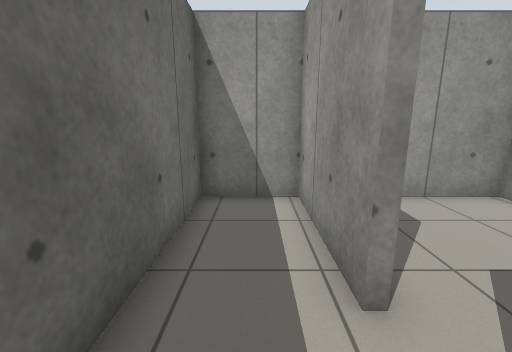
[1] (above)

12 first-person views from a walk through a world built for the Gazebo simulator. The camera is 1.1 m above the floor, tilts 12° down and sees 90° across. The floor is counted in squares, 0.5 m on a side. Each view is taken from the middle of a square. On the plan, view 1 faces up. The plan holds only what a view shows up to about 16 squares ahead; the rest is blank.

[2]
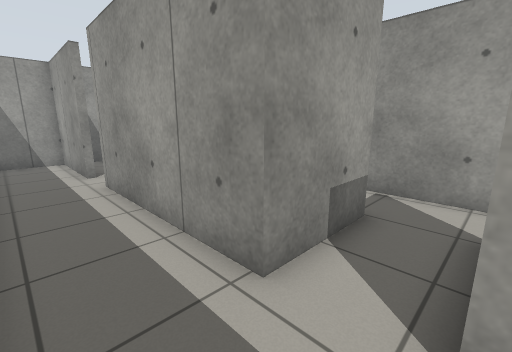

[3]
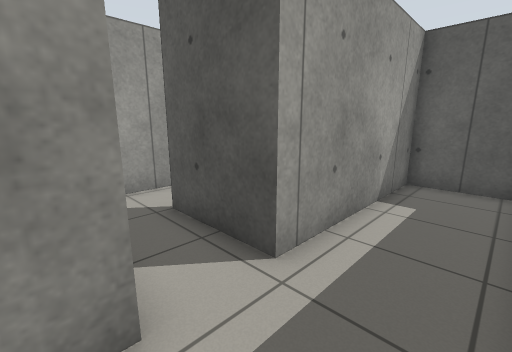

[4]
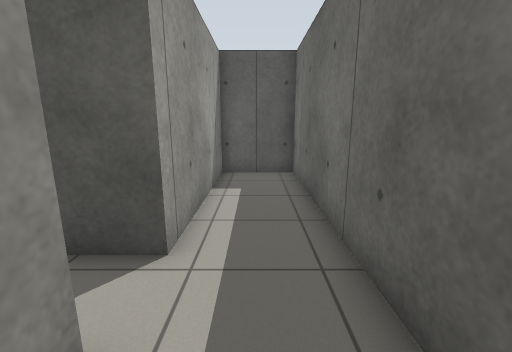

[5]
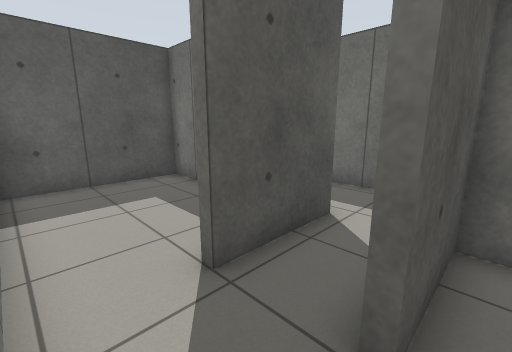

[6]
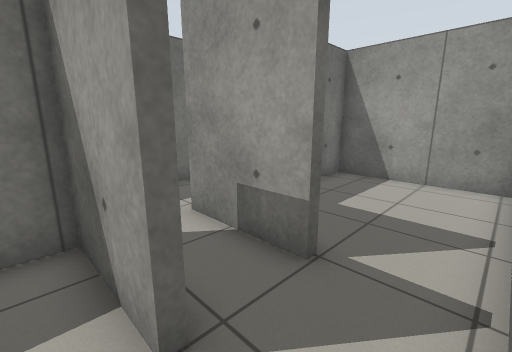

[7]
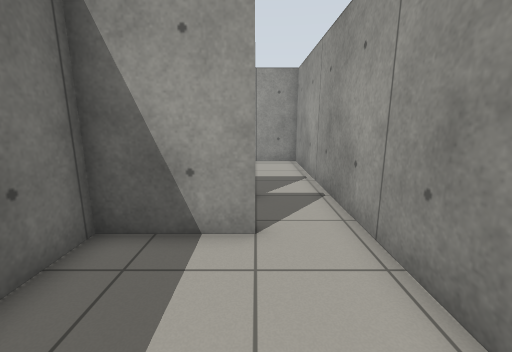

[8]
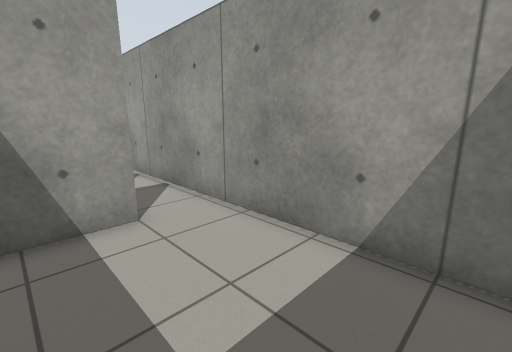

[9]
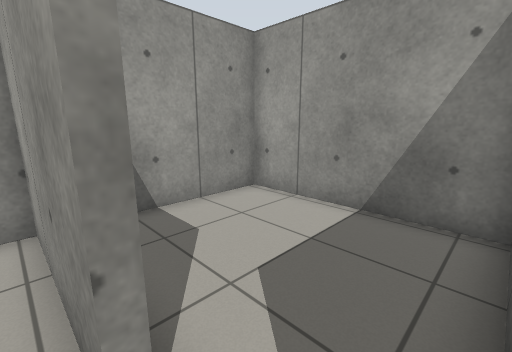

[10]
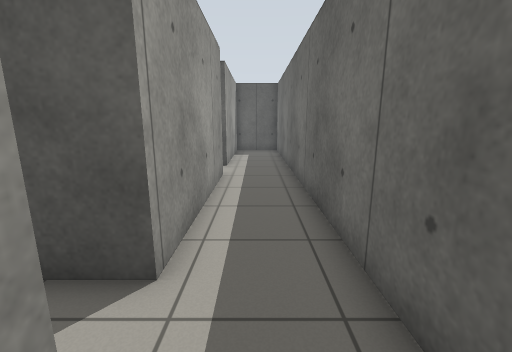

[11]
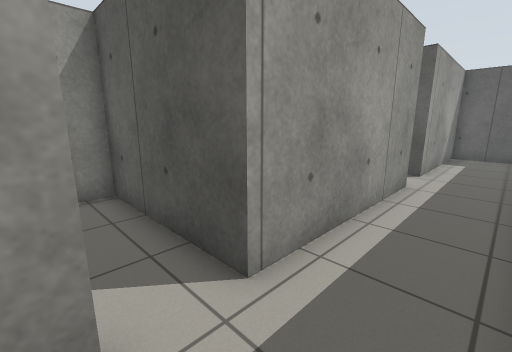

[12]
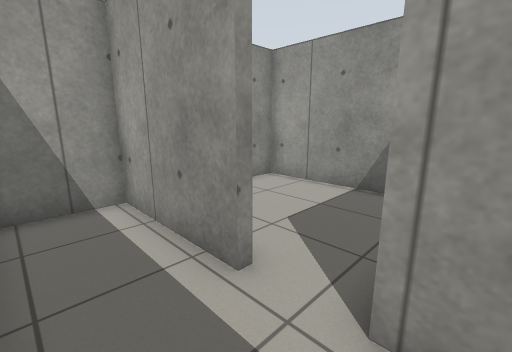

### Floor plan
Points are (right, up) in squares from view 1. A wall is a line through its corners. A room is listed if a view was taken in it or the views show most of it. See-through windows are left out.
Room 1 (views 1, 2, 3, 4, 9, 10, 11, 12)
walls: (5, -6.7) (1.4, -6.7) (1.4, 0.8); (7.3, -8.5) (7.3, -6.5); (1.4, 2.6) (1.4, 7.3) (-1.6, 7.3) (-1.6, -16.1) (1.4, -16.1) (1.4, -8.9) (5, -8.9)
ways out: opening at (6.5, -6) to room 2; opening at (6, -9) to room 3; opening at (2, 2) to room 4
Room 2 (view 5)
walls: (7.3, -6.5) (7.3, 0.5) (1.8, 0.5) (1.8, -1); (1.8, -6.4) (5, -6.4)
ways out: opening at (6.5, -6) to room 1
Room 3 (views 6, 7, 8)
walls: (5, -9.2) (1.8, -9.2) (1.8, -11.2); (7.3, -15.2) (7.3, -8.5); (1.8, -14.4) (1.8, -16.1) (7.3, -16.1)
ways out: opening at (6, -9) to room 1
Room 4 (no view inside)
walls: (1.4, 0.8) (7.3, 0.8) (7.3, 7.3) (2.5, 7.3)
ways out: opening at (2, 2) to room 1

Positions as (right, up) in squares from view 1, and headings:
1: (0, 0), facing up
2: (-1, -9), facing up-right
3: (-1, -6), facing down-right
4: (0, -5), facing down
5: (7, -6), facing down-left
6: (7, -10), facing up-left
7: (5, -14), facing up
8: (3, -15), facing up-right
9: (1, 1), facing up-right
10: (0, 4), facing down
11: (-1, 3), facing down-right
12: (-1, 0), facing up-right
